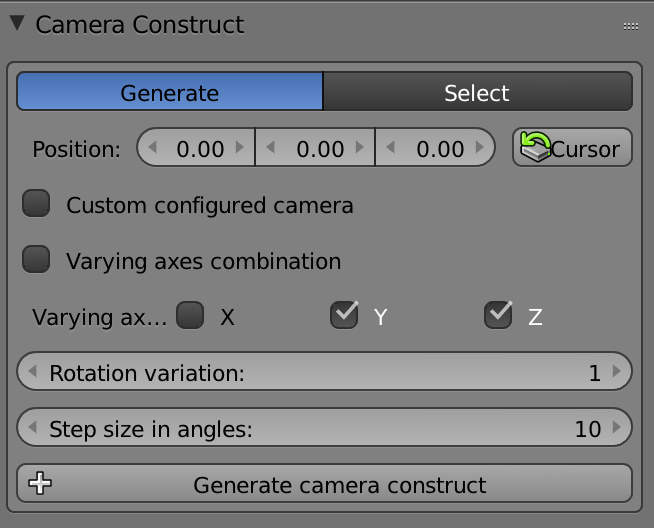
#> input picture images/const_gen.png, 654 x 528 px
$ python -i filter.py   (imports and definitions only)   (older library calls are emulated)
#> lines starting #> are read from the running program, lines starting #| are printed output that depends on the picture
#> further down, picture is the input picture: shape (528, 654, 3); mean B, G, R 126.4, 124.5, 123.2
### preprocessing/options/BaseOptions.py
import argparse
import os

class BaseOptions():
    def __init__(self):
        self.parser = argparse.ArgumentParser(formatter_class=argparse.ArgumentDefaultsHelpFormatter)
        self.initialized = False
        self.opt = None

    def initialize(self):
        self.parser.add_argument("-r","--dataroot", required=True, help="path to images (should have dataset.txt and subfolder img)")
        self.parser.add_argument("-s", "--dataset", type=str, default="dataset.txt", help="dataset file")


        self.initialized = True

    def parse(self):
        if not self.initialized:
            self.initialize()
        self.opt = self.parser.parse_args()
        return self.opt

### preprocessing/options/FilterOptions.py
from .BaseOptions import BaseOptions

class FilterOptions(BaseOptions):
    def initialize(self):
        BaseOptions.initialize(self)
        self.parser.add_argument("-f", "--img_filter", required=True, type=str, help="aviable options: gradma")
        self.parser.add_argument("--kernel_size", type=int, default=5, help="Kernel size")

### preprocessing/filter.py
from options import FilterOptions
import os
import numpy as np
from datetime import datetime
import cv2
import shutil

opt = FilterOptions().parse()
root = opt.dataroot
dataset = opt.dataset
datafile = os.path.join(root, dataset)
img_filter = opt.img_filter
kernel_size= opt.kernel_size
pathToStore = os.path.join(root , img_filter+ "_" + datetime.now().strftime('%y-%m-%d_%H-%M-%S'))

def mkdir(path):
    if not os.path.exists(path):
        os.makedirs(path)


def gragma2(img):
    sobelX = cv2.Sobel(img, cv2.CV_64F, 1, 0, ksize=kernel_size)
    sobelY = cv2.Sobel(img, cv2.CV_64F, 0, 1, ksize=kernel_size)
    magnitude = np.sqrt(sobelX**2.0 + sobelY**2.0)
    return magnitude

def gragma(img):
    gx = cv2.Sobel(img, cv2.CV_32F, 0, 1, ksize=kernel_size, scale=0.2)
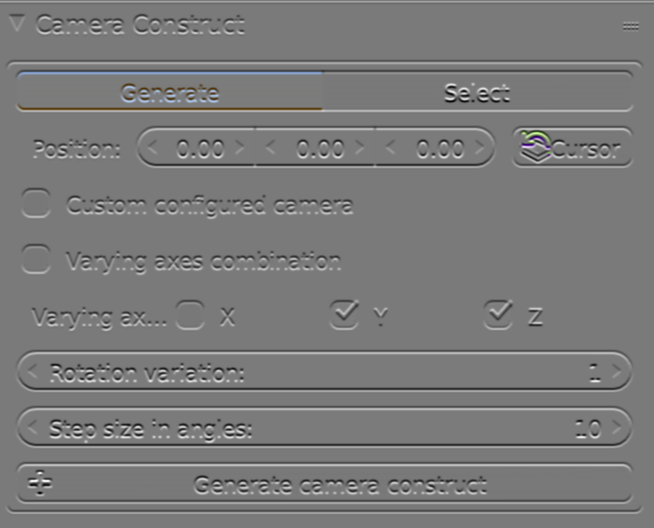
#> gx: shape (528, 654, 3) float32; mean B, G, R 1, 1, 1; drawn with min black and max white
    gy = cv2.Sobel(img, cv2.CV_32F, 1, 0,  ksize=kernel_size,  scale=0.2)
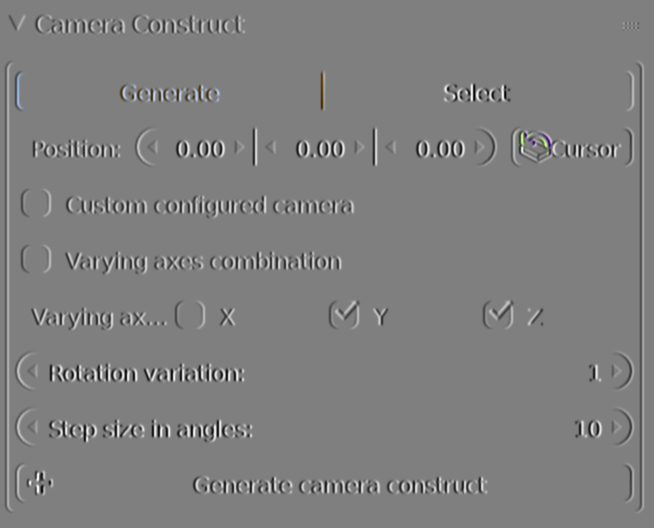
#> gy: shape (528, 654, 3) float32; mean B, G, R 0, 0, 0; drawn with min black and max white
    mag, ang = cv2.cartToPolar(gx, gy)
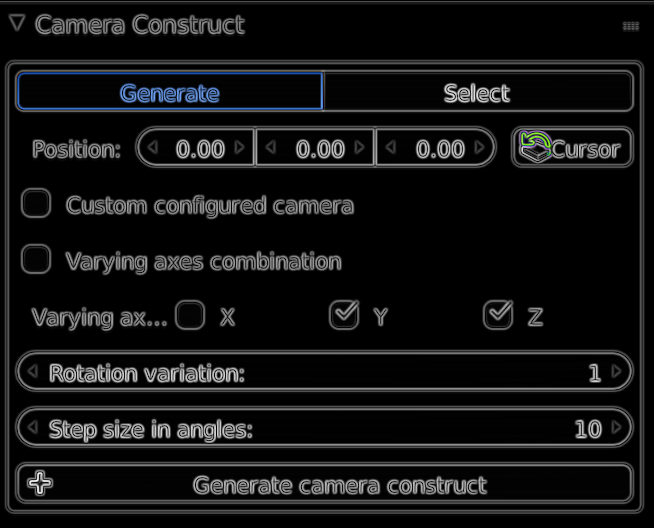
#> mag: shape (528, 654, 3) float32; mean B, G, R 160.4, 156.7, 154; drawn with min black and max white
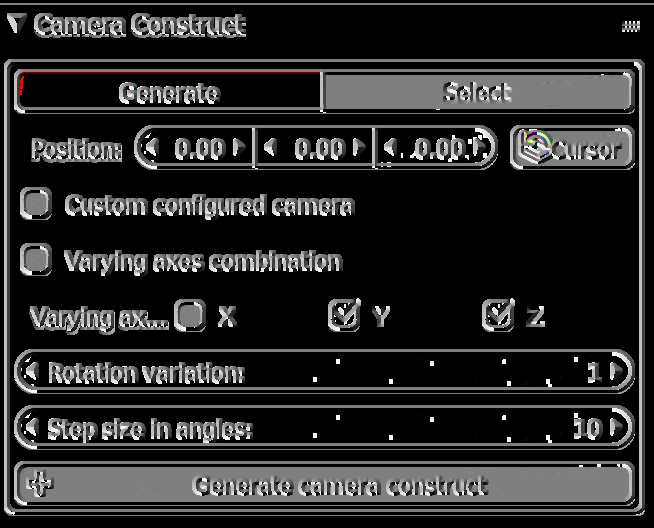
#> ang: shape (528, 654, 3) float32; mean B, G, R 0.986, 0.986, 0.99; drawn with min black and max white
    mag[mag<64] = 64
#> (the run stopped early here; a loop or call above may not have finished)

$ run again, on images/lamp.png
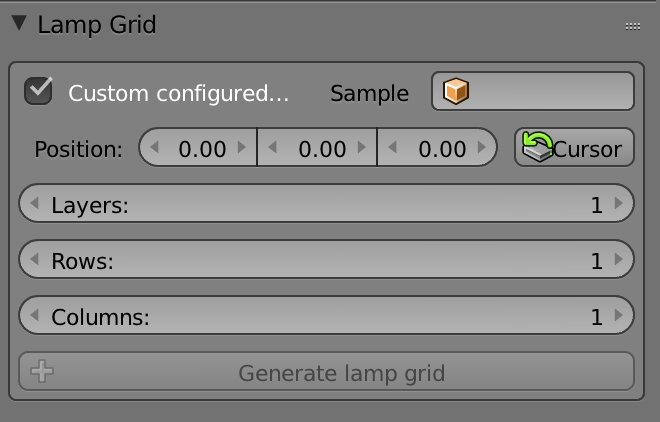
#> input picture images/lamp.png, 660 x 422 px
#> picture is the input picture: shape (422, 660, 3); mean B, G, R 132.3, 132.5, 132.6
#> in gragma, `gy = cv2.Sobel(img, cv2.CV_32F, 1, 0,  ksize=kernel_size,  scale=0.2)`:
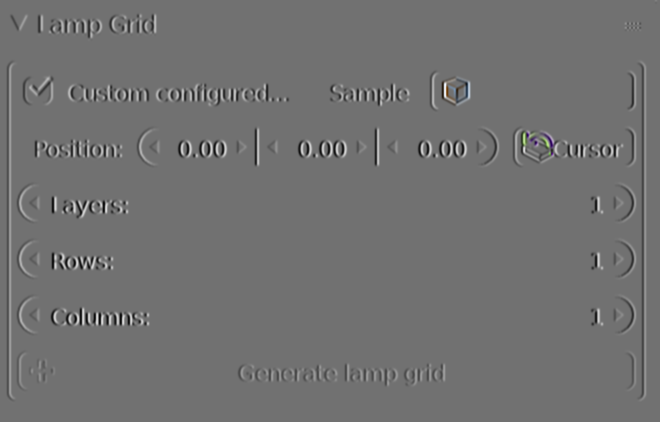
#> gy: shape (422, 660, 3) float32; mean B, G, R 0, 0, 0; drawn with min black and max white
#> in gragma, `mag, ang = cv2.cartToPolar(gx, gy)`:
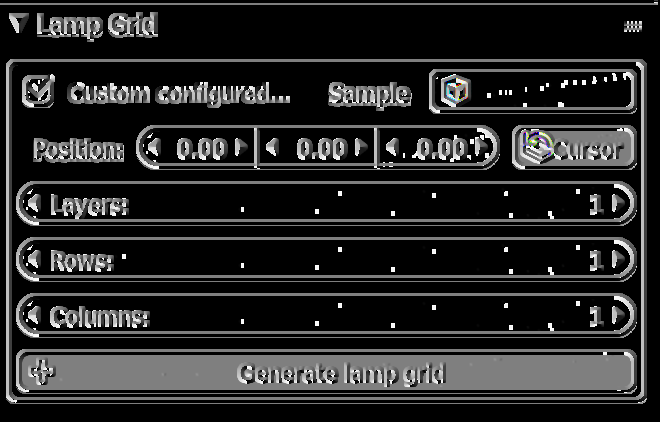
#> ang: shape (422, 660, 3) float32; mean B, G, R 0.951, 0.951, 0.951; drawn with min black and max white

$ run again, on images/traj.png
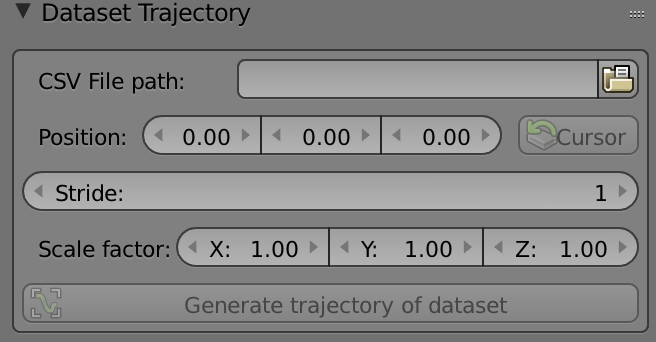
#> input picture images/traj.png, 656 x 342 px
#> picture is the input picture: shape (342, 656, 3); mean B, G, R 130.3, 130.4, 130.4
#> in gragma, `mag, ang = cv2.cartToPolar(gx, gy)`:
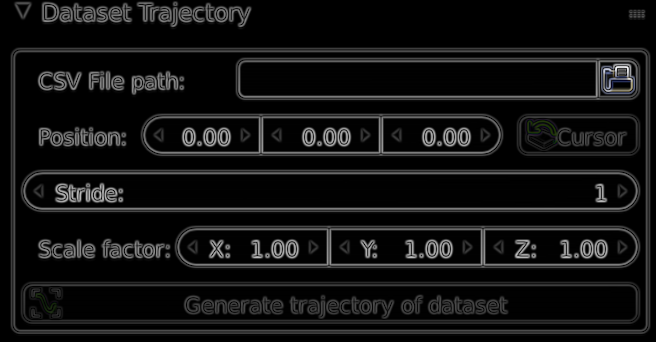
#> mag: shape (342, 656, 3) float32; mean B, G, R 165.6, 165.6, 165.3; drawn with min black and max white
#> in gragma, `mag, ang = cv2.cartToPolar(gx, gy)`:
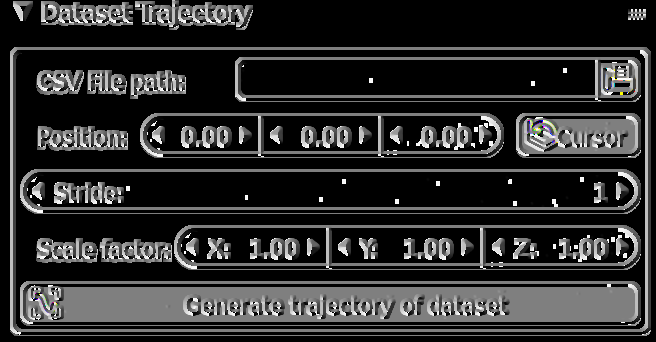
#> ang: shape (342, 656, 3) float32; mean B, G, R 1.11, 1.12, 1.12; drawn with min black and max white

$ run again, on images/viz.png
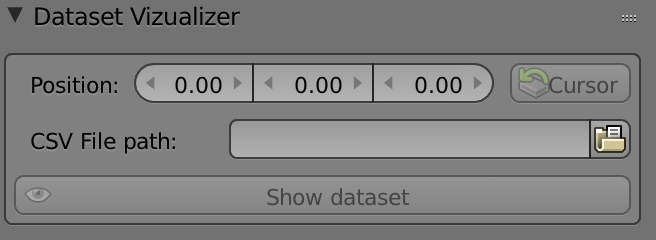
#> input picture images/viz.png, 656 x 240 px
#> picture is the input picture: shape (240, 656, 3); mean B, G, R 125.5, 125.7, 125.7
#> in gragma, `mag, ang = cv2.cartToPolar(gx, gy)`:
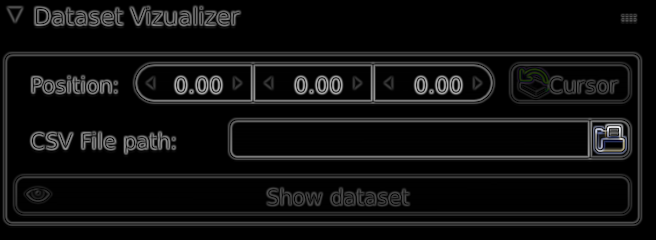
#> mag: shape (240, 656, 3) float32; mean B, G, R 140.1, 140, 139.7; drawn with min black and max white
#> in gragma, `mag, ang = cv2.cartToPolar(gx, gy)`:
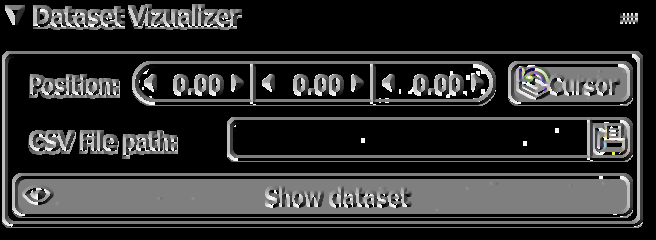
#> ang: shape (240, 656, 3) float32; mean B, G, R 1.17, 1.17, 1.17; drawn with min black and max white
